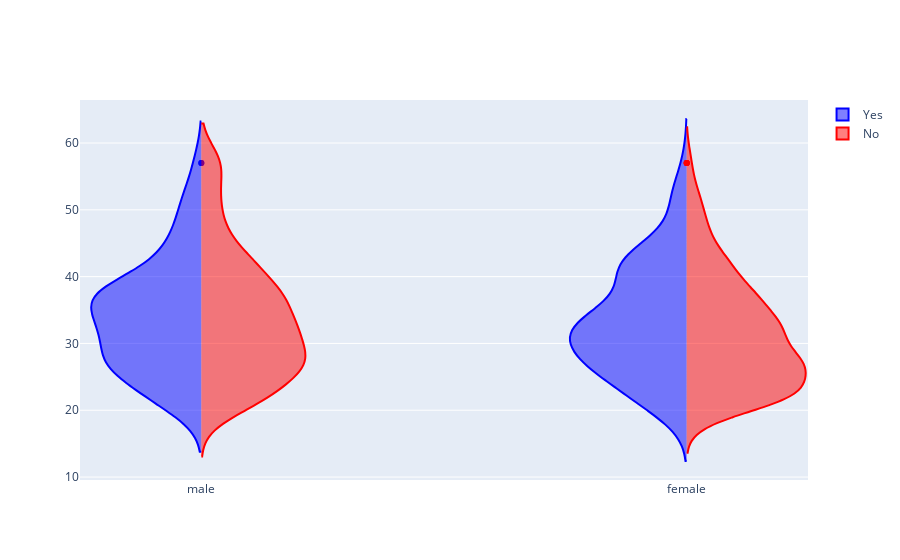

Notebook cell for this chart:
### Code cell
# Morph left and right sides based on if the customer smokes
fig = go.Figure()
fig.add_trace(go.Violin(x=df['gender'][df['affair_status'] == 'Yes'],
                        y=df['age'][df['affair_status'] == 'Yes'],
                        legendgroup='Yes', scalegroup='Yes', name='Yes',
                        side='negative',line_color='blue'))
fig.add_trace(go.Violin(x=df['gender'][ df['affair_status'] == 'No' ],
                        y=df['age'][ df['affair_status'] == 'No' ],
                        legendgroup='Yes', scalegroup='Yes', name='No',
                        side='positive',line_color='red'))

### Figure 1 — Plotly figure (JSON) as saved in the notebook; plotly's stock layout.template omitted (floating-point values rounded to 4 significant figures; data arrays with more than 128 entries replaced by an {"elided": "..."} marker saying what was removed)
{"data": [{"legendgroup": "Yes", "line": {"color": "blue"}, "name": "Yes", "scalegroup": "Yes", "side": "negative", "type": "violin", "x": {"elided": "242 str values"}, "y": {"elided": "242 int values"}}, {"legendgroup": "Yes", "line": {"color": "red"}, "name": "No", "scalegroup": "Yes", "side": "positive", "type": "violin", "x": {"elided": "719 str values"}, "y": {"elided": "719 int values"}}], "layout": {"autosize": true, "xaxis": {"autorange": true, "range": [-0.25, 1.25], "type": "category"}, "yaxis": {"autorange": true, "range": [9.558, 66.44], "type": "linear"}}}
